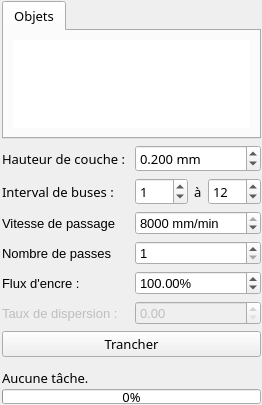
         <widget class="QFrame" name="frame">
          <property name="maximumSize">
           <size>
            <width>276</width>
            <height>16777215</height>
           </size>
          </property>
          <property name="font">
           <font>
            <pointsize>10</pointsize>
           </font>
          </property>
          <layout class="QVBoxLayout" name="verticalLayout_3">
           <property name="sizeConstraint">
            <enum>QLayout::SetDefaultConstraint</enum>
           </property>
           <property name="leftMargin">
            <number>2</number>
           </property>
           <property name="topMargin">
            <number>1</number>
           </property>
           <property name="rightMargin">
            <number>1</number>
           </property>
           <property name="bottomMargin">
            <number>1</number>
           </property>
           <item>
            <widget class="QTabWidget" name="tabWidget_2">
             <property name="sizePolicy">
              <sizepolicy hsizetype="MinimumExpanding" vsizetype="MinimumExpanding">
               <horstretch>0</horstretch>
               <verstretch>0</verstretch>
              </sizepolicy>
             </property>
             <property name="minimumSize">
              <size>
               <width>259</width>
               <height>116</height>
              </size>
             </property>
             <property name="maximumSize">
              <size>
               <width>5345646</width>
               <height>16777215</height>
              </size>
             </property>
             <property name="font">
              <font>
               <family>Century Gothic</family>
               <pointsize>10</pointsize>
              </font>
             </property>
             <property name="currentIndex">
              <number>0</number>
             </property>
             <property name="elideMode">
              <enum>Qt::ElideNone</enum>
             </property>
             <property name="documentMode">
              <bool>false</bool>
             </property>
             <widget class="QWidget" name="tab">
              <attribute name="title">
               <string>Objets</string>
              </attribute>
              <layout class="QVBoxLayout" name="verticalLayout_15">
               <item>
                <widget class="QListWidget" name="listWidget">
                 <property name="sizePolicy">
                  <sizepolicy hsizetype="Expanding" vsizetype="Expanding">
                   <horstretch>0</horstretch>
                   <verstretch>0</verstretch>
                  </sizepolicy>
                 </property>
                 <property name="minimumSize">
                  <size>
                   <width>0</width>
                   <height>24</height>
                  </size>
                 </property>
                 <property name="maximumSize">
                  <size>
                   <width>16777215</width>
                   <height>16777215</height>
                  </size>
                 </property>
                 <property name="font">
                  <font>
                   <family>Century Gothic</family>
                   <pointsize>10</pointsize>
                  </font>
                 </property>
                 <property name="frameShape">
                  <enum>QFrame::NoFrame</enum>
                 </property>
                 <property name="frameShadow">
                  <enum>QFrame::Plain</enum>
                 </property>
                 <property name="midLineWidth">
                  <number>0</number>
                 </property>
                 <property name="verticalScrollBarPolicy">
                  <enum>Qt::ScrollBarAsNeeded</enum>
                 </property>
                 <property name="horizontalScrollBarPolicy">
                  <enum>Qt::ScrollBarAsNeeded</enum>
                 </property>
                 <property name="sizeAdjustPolicy">
                  <enum>QAbstractScrollArea::AdjustToContentsOnFirstShow</enum>
                 </property>
                 <property name="autoScroll">
                  <bool>false</bool>
                 </property>
                 <property name="autoScrollMargin">
                  <number>64</number>
                 </property>
                 <property name="alternatingRowColors">
                  <bool>true</bool>
                 </property>
                 <property name="selectionBehavior">
                  <enum>QAbstractItemView::SelectRows</enum>
                 </property>
                 <property name="textElideMode">
                  <enum>Qt::ElideNone</enum>
                 </property>
                 <property name="isWrapping" stdset="0">
                  <bool>false</bool>
                 </property>
                 <property name="resizeMode">
                  <enum>QListView::Adjust</enum>
                 </property>
                 <property name="uniformItemSizes">
                  <bool>true</bool>
                 </property>
                 <property name="wordWrap">
                  <bool>true</bool>
                 </property>
                 <property name="selectionRectVisible">
                  <bool>true</bool>
                 </property>
                </widget>
               </item>
              </layout>
             </widget>
            </widget>
           </item>
           <item>
            <layout class="QGridLayout" name="gridLayout">
             <property name="topMargin">
              <number>0</number>
             </property>
             <item row="4" column="0">
              <widget class="QLabel" name="label_6">
               <property name="text">
                <string>Nombre de passes</string>
               </property>
              </widget>
             </item>
             <item row="6" column="1">
              <widget class="QDoubleSpinBox" name="SpreadRateSpinBox">
               <property name="enabled">
                <bool>false</bool>
               </property>
               <property name="sizePolicy">
                <sizepolicy hsizetype="Expanding" vsizetype="Fixed">
                 <horstretch>0</horstretch>
                 <verstretch>0</verstretch>
                </sizepolicy>
               </property>
               <property name="minimumSize">
                <size>
                 <width>0</width>
                 <height>0</height>
                </size>
               </property>
              </widget>
             </item>
             <item row="2" column="0">
              <widget class="QLabel" name="label_4">
               <property name="sizePolicy">
                <sizepolicy hsizetype="Expanding" vsizetype="Preferred">
                 <horstretch>0</horstretch>
                 <verstretch>0</verstretch>
                </sizepolicy>
               </property>
               <property name="maximumSize">
                <size>
                 <width>250</width>
                 <height>16777215</height>
                </size>
               </property>
               <property name="font">
                <font>
                 <family>Century Gothic</family>
                 <pointsize>10</pointsize>
                </font>
               </property>
               <property name="text">
                <string>Interval de buses : </string>
               </property>
              </widget>
             </item>
             <item row="0" column="0">
              <widget class="QLabel" name="label">
               <property name="sizePolicy">
                <sizepolicy hsizetype="Expanding" vsizetype="Preferred">
                 <horstretch>0</horstretch>
                 <verstretch>0</verstretch>
                </sizepolicy>
               </property>
               <property name="maximumSize">
                <size>
                 <width>250</width>
                 <height>16777215</height>
                </size>
               </property>
               <property name="font">
                <font>
                 <family>Century Gothic</family>
                 <pointsize>10</pointsize>
                </font>
               </property>
               <property name="text">
                <string>Hauteur de couche : </string>
               </property>
              </widget>
             </item>
             <item row="4" column="1">
              <widget class="QSpinBox" name="passSpinBox">
               <property name="minimum">
                <number>1</number>
               </property>
              </widget>
             </item>
             <item row="2" column="1">
              <layout class="QHBoxLayout" name="horizontalLayout_7">
               <property name="spacing">
                <number>6</number>
               </property>
               <property name="sizeConstraint">
                <enum>QLayout::SetMinimumSize</enum>
               </property>
               <property name="leftMargin">
                <number>0</number>
               </property>
               <property name="rightMargin">
                <number>0</number>
               </property>
               <item>
                <widget class="QSpinBox" name="firstNozzleSpinBox">
                 <property name="sizePolicy">
                  <sizepolicy hsizetype="MinimumExpanding" vsizetype="Fixed">
                   <horstretch>0</horstretch>
                   <verstretch>0</verstretch>
                  </sizepolicy>
                 </property>
                 <property name="maximumSize">
                  <size>
                   <width>16777215</width>
                   <height>30</height>
                  </size>
                 </property>
                 <property name="font">
                  <font>
                   <family>Century Gothic</family>
                   <pointsize>10</pointsize>
                  </font>
                 </property>
                 <property name="value">
                  <number>1</number>
                 </property>
                </widget>
               </item>
               <item alignment="Qt::AlignLeft">
                <widget class="QLabel" name="label_3">
                 <property name="sizePolicy">
                  <sizepolicy hsizetype="Expanding" vsizetype="Preferred">
                   <horstretch>0</horstretch>
                   <verstretch>0</verstretch>
                  </sizepolicy>
                 </property>
                 <property name="maximumSize">
                  <size>
                   <width>16777215</width>
                   <height>16777215</height>
                  </size>
                 </property>
                 <property name="font">
                  <font>
                   <family>Century Gothic</family>
                   <pointsize>10</pointsize>
                  </font>
                 </property>
                 <property name="text">
                  <string>à</string>
                 </property>
                </widget>
               </item>
               <item alignment="Qt::AlignLeft|Qt::AlignVCenter">
                <widget class="QSpinBox" name="lastNozzleSpinBox">
                 <property name="sizePolicy">
                  <sizepolicy hsizetype="Expanding" vsizetype="Fixed">
                   <horstretch>0</horstretch>
                   <verstretch>0</verstretch>
                  </sizepolicy>
                 </property>
                 <property name="minimumSize">
                  <size>
                   <width>53</width>
                   <height>0</height>
                  </size>
                 </property>
                 <property name="maximumSize">
                  <size>
                   <width>16777215</width>
                   <height>30</height>
                  </size>
                 </property>
                 <property name="font">
                  <font>
                   <family>Century Gothic</family>
                   <pointsize>10</pointsize>
                  </font>
                 </property>
                 <property name="value">
                  <number>12</number>
                 </property>
                </widget>
               </item>
              </layout>
             </item>
             <item row="5" column="1">
              <widget class="QDoubleSpinBox" name="InkFlowSpinBox">
               <property name="sizePolicy">
                <sizepolicy hsizetype="Expanding" vsizetype="Fixed">
                 <horstretch>0</horstretch>
                 <verstretch>0</verstretch>
                </sizepolicy>
               </property>
               <property name="minimumSize">
                <size>
                 <width>0</width>
                 <height>0</height>
                </size>
               </property>
               <property name="suffix">
                <string>%</string>
               </property>
               <property name="maximum">
                <double>9999.000000000000000</double>
               </property>
               <property name="value">
                <double>100.000000000000000</double>
               </property>
              </widget>
             </item>
             <item row="6" column="0">
              <widget class="QLabel" name="label_2">
               <property name="enabled">
                <bool>false</bool>
               </property>
               <property name="sizePolicy">
                <sizepolicy hsizetype="Expanding" vsizetype="Preferred">
                 <horstretch>0</horstretch>
                 <verstretch>0</verstretch>
                </sizepolicy>
               </property>
               <property name="text">
                <string>Taux de dispersion : </string>
               </property>
              </widget>
             </item>
             <item row="5" column="0">
              <widget class="QLabel" name="label_5">
               <property name="sizePolicy">
                <sizepolicy hsizetype="Expanding" vsizetype="Preferred">
                 <horstretch>0</horstretch>
                 <verstretch>0</verstretch>
                </sizepolicy>
               </property>
               <property name="text">
                <string>Flux d'encre : </string>
               </property>
              </widget>
             </item>
             <item row="0" column="1">
              <widget class="QDoubleSpinBox" name="layerHeightSpinBox">
               <property name="sizePolicy">
                <sizepolicy hsizetype="Expanding" vsizetype="Fixed">
                 <horstretch>0</horstretch>
                 <verstretch>0</verstretch>
                </sizepolicy>
               </property>
               <property name="minimumSize">
                <size>
                 <width>0</width>
                 <height>10</height>
                </size>
               </property>
               <property name="maximumSize">
                <size>
                 <width>16777215</width>
                 <height>16777215</height>
                </size>
               </property>
               <property name="font">
                <font>
                 <family>Century Gothic</family>
                 <pointsize>10</pointsize>
                </font>
               </property>
               <property name="suffix">
                <string> mm</string>
               </property>
               <property name="decimals">
                <number>3</number>
               </property>
               <property name="maximum">
                <double>2.000000000000000</double>
               </property>
               <property name="value">
                <double>0.200000000000000</double>
               </property>
              </widget>
             </item>
             <item row="3" column="0">
              <widget class="QLabel" name="label_13">
               <property name="text">
                <string>Vitesse de passage</string>
               </property>
              </widget>
             </item>
             <item row="3" column="1">
              <widget class="QDoubleSpinBox" name="sweepSpeedSpinBox">
               <property name="suffix">
                <string> mm/min</string>
               </property>
               <property name="decimals">
                <number>0</number>
               </property>
               <property name="minimum">
                <double>1.000000000000000</double>
               </property>
               <property name="maximum">
                <double>8000.000000000000000</double>
               </property>
               <property name="value">
                <double>8000.000000000000000</double>
               </property>
              </widget>
             </item>
            </layout>
           </item>
           <item>
            <widget class="QPushButton" name="sliceButton">
             <property name="sizePolicy">
              <sizepolicy hsizetype="Expanding" vsizetype="Fixed">
               <horstretch>0</horstretch>
               <verstretch>0</verstretch>
              </sizepolicy>
             </property>
             <property name="minimumSize">
              <size>
               <width>249</width>
               <height>0</height>
              </size>
             </property>
             <property name="maximumSize">
              <size>
               <width>6545646</width>
               <height>16777215</height>
              </size>
             </property>
             <property name="font">
              <font>
               <family>Century Gothic</family>
               <pointsize>10</pointsize>
              </font>
             </property>
             <property name="text">
              <string>Trancher</string>
             </property>
             <property name="icon">
              <iconset>
               <normaloff>:/ressources/slice.png</normaloff>:/ressources/slice.png</iconset>
             </property>
             <property name="iconSize">
              <size>
               <width>32</width>
               <height>32</height>
              </size>
             </property>
             <property name="checkable">
              <bool>false</bool>
             </property>
            </widget>
           </item>
           <item>
            <layout class="QVBoxLayout" name="verticalLayout_6">
             <property name="topMargin">
              <number>0</number>
             </property>
             <item>
              <widget class="QLabel" name="progressLabel">
               <property name="sizePolicy">
                <sizepolicy hsizetype="MinimumExpanding" vsizetype="Minimum">
                 <horstretch>0</horstretch>
                 <verstretch>0</verstretch>
                </sizepolicy>
               </property>
               <property name="minimumSize">
                <size>
                 <width>0</width>
                 <height>20</height>
                </size>
               </property>
               <property name="maximumSize">
                <size>
                 <width>16777215</width>
                 <height>10</height>
                </size>
               </property>
               <property name="font">
                <font>
                 <family>Century Gothic</family>
                 <pointsize>10</pointsize>
                </font>
               </property>
               <property name="frameShape">
                <enum>QFrame::NoFrame</enum>
               </property>
               <property name="text">
                <string>Aucune tâche.</string>
               </property>
              </widget>
             </item>
             <item>
              <widget class="QProgressBar" name="progressBar">
               <property name="sizePolicy">
                <sizepolicy hsizetype="MinimumExpanding" vsizetype="Minimum">
                 <horstretch>0</horstretch>
                 <verstretch>0</verstretch>
                </sizepolicy>
               </property>
               <property name="minimumSize">
                <size>
                 <width>252</width>
                 <height>15</height>
                </size>
               </property>
               <property name="maximumSize">
                <size>
                 <width>3262600</width>
                 <height>15</height>
                </size>
               </property>
               <property name="font">
                <font>
                 <family>Century Gothic</family>
                 <pointsize>10</pointsize>
                </font>
               </property>
               <property name="value">
                <number>0</number>
               </property>
               <property name="alignment">
                <set>Qt::AlignBottom|Qt::AlignLeading|Qt::AlignLeft</set>
               </property>
               <property name="textVisible">
                <bool>true</bool>
               </property>
               <property name="invertedAppearance">
                <bool>false</bool>
               </property>
              </widget>
             </item>
            </layout>
           </item>
          </layout>
         </widget>
